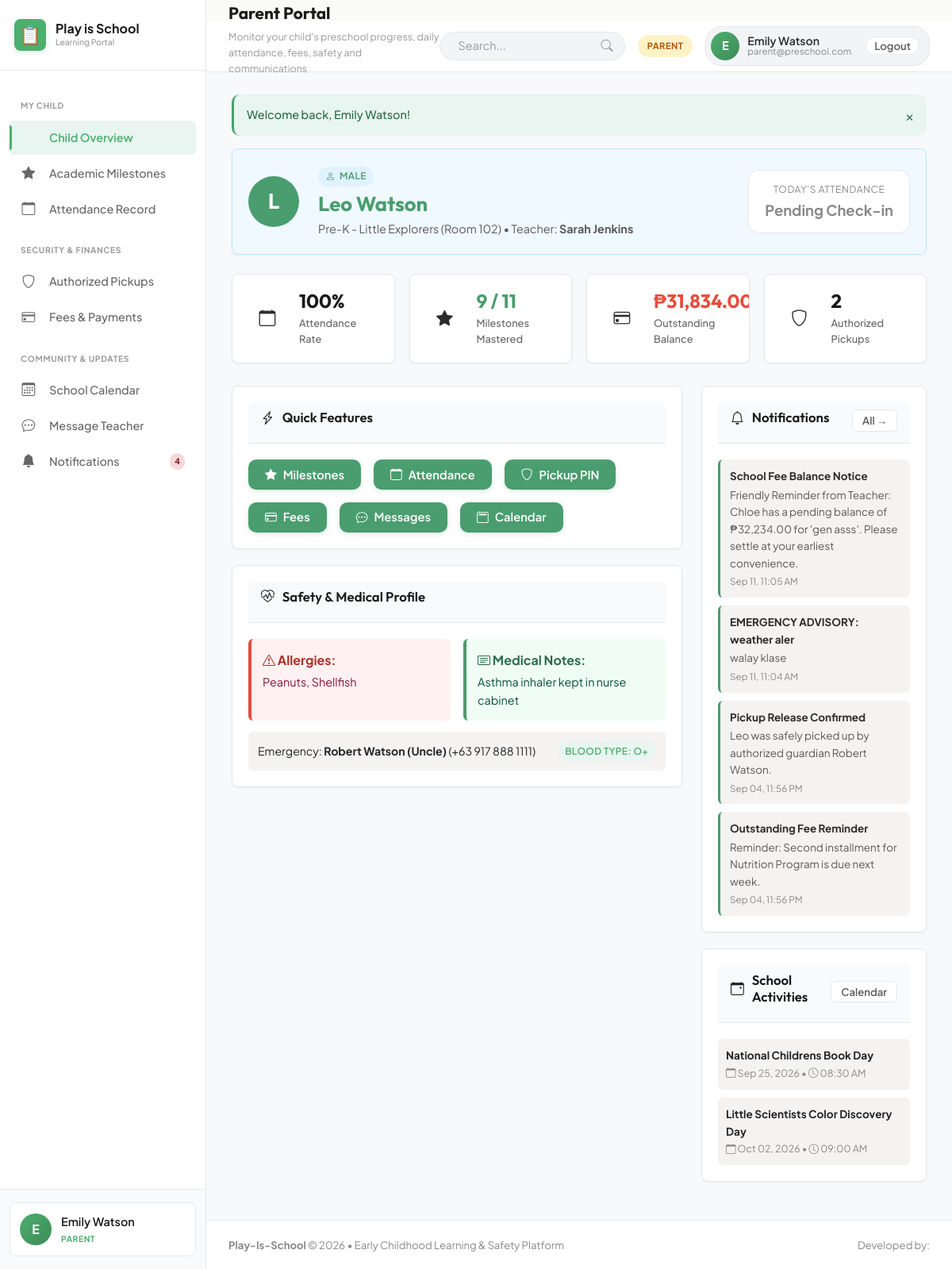
The app's page /parent/index.php (signed in) with its own data.
### tables this page shows
CREATE TABLE students (
            id INTEGER PRIMARY KEY AUTOINCREMENT,
            first_name TEXT NOT NULL,
            last_name TEXT NOT NULL,
            lrn TEXT UNIQUE,
            dob DATE NOT NULL,
            gender TEXT CHECK(gender IN ('Male', 'Female')),
            blood_type TEXT,
            classroom_id INTEGER,
            parent_id INTEGER,
            address TEXT,
            emergency_contact_name TEXT,
            emergency_contact_phone TEXT,
            allergies TEXT,
            medical_notes TEXT,
            enrollment_status TEXT DEFAULT 'enrolled' CHECK(enrollment_status IN ('enrolled', 'archived', 'withdrawn')),
            admission_date DATE,
            avatar TEXT,
            FOREIGN KEY (classroom_id) REFERENCES classrooms(id) ON DELETE SET NULL,
            FOREIGN KEY (parent_id) REFERENCES users(id) ON DELETE SET NULL
        );

CREATE TABLE classrooms (
            id INTEGER PRIMARY KEY AUTOINCREMENT,
            name TEXT NOT NULL,
            room_number TEXT,
            capacity INTEGER DEFAULT 20,
            teacher_id INTEGER,
            FOREIGN KEY (teacher_id) REFERENCES users(id) ON DELETE SET NULL
        );

CREATE TABLE users (
            id INTEGER PRIMARY KEY AUTOINCREMENT,
            name TEXT NOT NULL,
            email TEXT UNIQUE NOT NULL,
            password TEXT NOT NULL,
            role TEXT NOT NULL CHECK(role IN ('admin', 'teacher', 'parent')),
            phone TEXT,
            status TEXT NOT NULL DEFAULT 'active' CHECK(status IN ('active', 'pending_approval', 'archived', 'rejected')),
            avatar TEXT,
            created_at DATETIME DEFAULT CURRENT_TIMESTAMP,
            updated_at DATETIME DEFAULT CURRENT_TIMESTAMP
        );

CREATE TABLE notifications (
            id INTEGER PRIMARY KEY AUTOINCREMENT,
            user_id INTEGER NOT NULL,
            title TEXT NOT NULL,
            message TEXT NOT NULL,
            type TEXT DEFAULT 'info',
            link TEXT,
            is_read INTEGER DEFAULT 0,
            created_at DATETIME DEFAULT CURRENT_TIMESTAMP,
            FOREIGN KEY (user_id) REFERENCES users(id) ON DELETE CASCADE
        );

CREATE TABLE events (
            id INTEGER PRIMARY KEY AUTOINCREMENT,
            title TEXT NOT NULL,
            description TEXT,
            event_date DATE NOT NULL,
            start_time TIME,
            end_time TIME,
            location TEXT,
            event_type TEXT DEFAULT 'School Activity',
            created_by INTEGER,
            created_at DATETIME DEFAULT CURRENT_TIMESTAMP,
            FOREIGN KEY (created_by) REFERENCES users(id) ON DELETE SET NULL
        );

### config/config.php (called while the page is built, shortened)
<?php
function formatMoney($amount) {
    return '₱' . number_format((float)$amount, 2);
}
function formatDate($date, $format = 'M d, Y') {
    return date($format, strtotime($date));
}
function formatTime($time) {
    return date('h:i A', strtotime($time));
}

### parent/index.php (the view, shortened to what this page needs)
<?php
$db = getDB();
$parentId = $_SESSION['user_id'];
$childrenStmt = $db->prepare("
    SELECT s.*, c.name as class_name, c.room_number, u.name as teacher_name, u.phone as teacher_phone, u.email as teacher_email
    FROM students s
    LEFT JOIN classrooms c ON s.classroom_id = c.id
    LEFT JOIN users u ON c.teacher_id = u.id
    WHERE s.parent_id = ? AND s.enrollment_status = 'enrolled'
    ORDER BY s.id ASC
");
$childrenStmt->execute([$parentId]);
$children = $childrenStmt->fetchAll();
$child = $children[0] ?? null;
$childId = $child['id'] ?? 0;
$today = date('Y-m-d');
$todayAtt = null;
$attStats = ['present' => 0, 'total' => 0];
$milestonesMastered = 0;
$milestonesTotal = 0;
$feesBalance = 0;
$authorizedGuardiansCount = 0;
if ($childId) {
    $tAttStmt = $db->prepare("SELECT * FROM attendance WHERE student_id = ? AND date = ?");
    $tAttStmt->execute([$childId, $today]);
    $todayAtt = $tAttStmt->fetch();
    $totAttStmt = $db->prepare("SELECT COUNT(*) FROM attendance WHERE student_id = ?");
    $totAttStmt->execute([$childId]);
    $attStats['total'] = (int)$totAttStmt->fetchColumn();
    $prsAttStmt = $db->prepare("SELECT COUNT(*) FROM attendance WHERE student_id = ? AND status IN ('present', 'late')");
    $prsAttStmt->execute([$childId]);
    $attStats['present'] = (int)$prsAttStmt->fetchColumn();
    $mCountStmt = $db->prepare("SELECT COUNT(*) FROM student_milestones WHERE student_id = ? AND rating = 'mastered'");
    $mCountStmt->execute([$childId]);
    $milestonesMastered = (int)$mCountStmt->fetchColumn();
    $mTotStmt = $db->prepare("SELECT COUNT(*) FROM student_milestones WHERE student_id = ?");
    $mTotStmt->execute([$childId]);
    $milestonesTotal = (int)$mTotStmt->fetchColumn();
    $fStmt = $db->prepare("SELECT COALESCE(SUM(amount_due - amount_paid), 0) FROM student_fees WHERE student_id = ?");
    $fStmt->execute([$childId]);
    $feesBalance = (float)$fStmt->fetchColumn();
    $gStmt = $db->prepare("SELECT COUNT(*) FROM authorized_pickups WHERE student_id = ? AND is_active = 1");
    $gStmt->execute([$childId]);
    $authorizedGuardiansCount = (int)$gStmt->fetchColumn();
}
$attendanceRate = ($attStats['total'] > 0) ? round(($attStats['present'] / $attStats['total']) * 100) : 100;
$recentNotifs = $db->prepare("SELECT * FROM notifications WHERE user_id = ? ORDER BY id DESC LIMIT 4");
$recentNotifs->execute([$parentId]);
$notifications = $recentNotifs->fetchAll();
$events = $db->query("SELECT * FROM events WHERE event_date >= date('now') ORDER BY event_date ASC LIMIT 3")->fetchAll();
require_once dirname(__DIR__) . '/includes/header.php';
?>
<?php if (!$child): ?>
    <div class="card" style="text-align: center; padding: 48px;">
        <div style="font-size: 2.5rem; margin-bottom: 12px;"><i class="bi bi-info-circle"></i></div>
        <h3>Welcome to <?= APP_NAME ?>!</h3>
        <p style="color: var(--text-secondary); max-width: 500px; margin: 8px auto 20px;">
            Your account is active. Once the school administration links your enrolled child's file to your parent account, your child's milestones, attendance, and safety dashboard will appear here.
        </p>
        <span class="badge badge-info" style="font-size: 0.85rem; padding: 8px 16px;">
            Account Status: Active & Verified
        </span>
    </div>
<?php else: ?>
    <div class="card" style="background: #F0F9FF; border: 1px solid #BFE7FF; margin-bottom: 24px;">
        <div class="d-flex justify-between align-center" style="flex-wrap: wrap; gap: 20px;">
            <div class="d-flex align-center gap-4">
                <div style="width: 64px; height: 64px; border-radius: 50%; background: var(--primary); color: #FFFFFF; font-size: 1.6rem; font-weight: 800; display: flex; align-items: center; justify-content: center;">
                    <?= strtoupper(substr($child['first_name'], 0, 1)) ?>
                </div>
                <div>
                    <span class="badge" style="background: #E0F2FE; color: var(--primary); margin-bottom: 6px;">
                        <i class="bi bi-person"></i> <?= htmlspecialchars($child['gender']) ?>
                    </span>
                    <h2 style="color: var(--primary); font-size: 1.6rem; margin: 0;">
                        <?= htmlspecialchars($child['first_name'] . ' ' . $child['last_name']) ?>
                    </h2>
                    <div style="color: var(--text-secondary); font-size: 0.9rem; margin-top: 4px;">
                        <?= htmlspecialchars($child['class_name'] ?? 'Class') ?> (<?= htmlspecialchars($child['room_number'] ?? 'Room') ?>) • Teacher: <strong><?= htmlspecialchars($child['teacher_name'] ?? 'Assigned') ?></strong>
                    </div>
                </div>
            </div>
            <div style="background: #FFFFFF; padding: 14px 20px; border-radius: var(--radius-lg); text-align: center; border: 1px solid #E5E7EB;">
                <div style="font-size: 0.75rem; text-transform: uppercase; letter-spacing: 0.05em; color: var(--text-muted);">Today's Attendance</div>
                <?php if ($todayAtt && in_array($todayAtt['status'], ['present', 'late'])): ?>
                    <div style="font-size: 1.25rem; font-weight: 800; color: var(--mint); margin-top: 2px;">
                        <i class="bi bi-check-circle"></i> <?= strtoupper($todayAtt['status']) ?>
                    </div>
                    <small style="font-size: 0.75rem; color: var(--text-muted);">In at <?= formatTime($todayAtt['time_in']) ?></small>
                <?php else: ?>
                    <div style="font-size: 1.15rem; font-weight: 700; color: var(--text-muted); margin-top: 2px;">
                        Pending Check-in
                    </div>
                <?php endif; ?>
            </div>
        </div>
    </div>
    <div class="stat-grid">
        <div class="stat-card">
            <i class="stat-icon-wrapper bi bi-calendar"></i>
            <div class="stat-content">
                <div class="stat-value"><?= $attendanceRate ?>%</div>
                <div class="stat-label">Attendance Rate</div>
            </div>
        </div>
        <div class="stat-card">
            <i class="stat-icon-wrapper bi bi-star-fill"></i>
            <div class="stat-content">
                <div class="stat-value" style="color: var(--mint);"><?= $milestonesMastered ?> / <?= $milestonesTotal ?></div>
                <div class="stat-label">Milestones Mastered</div>
            </div>
        </div>
        <div class="stat-card">
            <i class="stat-icon-wrapper bi bi-credit-card"></i>
            <div class="stat-content">
                <div class="stat-value" style="color: <?= $feesBalance > 0 ? 'var(--rose)' : 'var(--mint)' ?>;">
                    <?= formatMoney($feesBalance) ?>
                </div>
                <div class="stat-label"><?= $feesBalance > 0 ? 'Outstanding Balance' : 'Fees Settled' ?></div>
            </div>
        </div>
        <div class="stat-card">
            <i class="stat-icon-wrapper bi bi-shield"></i>
            <div class="stat-content">
                <div class="stat-value"><?= $authorizedGuardiansCount ?></div>
                <div class="stat-label">Authorized Pickups</div>
            </div>
        </div>
    </div>
    <div style="display: grid; grid-template-columns: 2fr 1fr; gap: 24px;">
        <div>
            <div class="card">
                <div class="card-header">
                    <h3 class="card-title"><i class="bi bi-lightning-charge"></i> Quick Features</h3>
                </div>
                <div class="d-flex gap-3" style="flex-wrap: wrap;">
                    <a href="progress.php" class="btn btn-primary">
                        <i class="bi bi-star-fill"></i> Milestones
                    </a>
                    <a href="attendance.php" class="btn btn-primary">
                        <i class="bi bi-calendar"></i> Attendance
                    </a>
                    <a href="pickups.php" class="btn btn-primary">
                        <i class="bi bi-shield"></i> Pickup PIN
                    </a>
                    <a href="fees.php" class="btn btn-primary">
                        <i class="bi bi-credit-card"></i> Fees
                    </a>
                    <a href="messages.php" class="btn btn-primary">
                        <i class="bi bi-chat-dots"></i> Messages
                    </a>
                    <a href="calendar.php" class="btn btn-primary">
                        <i class="bi bi-calendar2"></i> Calendar
                    </a>
                </div>
            </div>
            <div class="card">
                <div class="card-header">
                    <h3 class="card-title">
                        <i class="bi bi-heart-pulse"></i> Safety & Medical Profile
                    </h3>
                </div>
                <div style="display: grid; grid-template-columns: 1fr 1fr; gap: 16px;">
                    <div style="background: #FFF1F2; border-left: 4px solid var(--rose); padding: 14px; border-radius: var(--radius-sm);">
                        <strong style="color: var(--rose-dark);"><i class="bi bi-exclamation-triangle"></i> Allergies:</strong>
                        <p style="margin: 4px 0 0; color: #881337; font-size: 0.9rem;">
                            <?= htmlspecialchars($child['allergies'] ?: 'None recorded.') ?>
                        </p>
                    </div>
                    <div style="background: #F0FDF4; border-left: 4px solid var(--mint); padding: 14px; border-radius: var(--radius-sm);">
                        <strong style="color: var(--mint-dark);"><i class="bi bi-card-text"></i> Medical Notes:</strong>
                        <p style="margin: 4px 0 0; color: #064E3B; font-size: 0.9rem;">
                            <?= htmlspecialchars($child['medical_notes'] ?: 'None on file.') ?>
                        </p>
                    </div>
                </div>
                <div style="margin-top: 14px; padding: 12px; background: var(--bg-card-subtle); border-radius: var(--radius-sm); font-size: 0.88rem; display: flex; justify-content: space-between; align-items: center; flex-wrap: wrap; gap: 10px;">
                    <div>
                        Emergency: <strong><?= htmlspecialchars($child['emergency_contact_name'] ?? 'Not listed') ?></strong> (<?= htmlspecialchars($child['emergency_contact_phone'] ?? '') ?>)
                    </div>
                    <span class="badge badge-primary">Blood Type: <?= htmlspecialchars($child['blood_type'] ?: 'N/A') ?></span>
                </div>
            </div>
        </div>
        <div>
            <div class="card">
                <div class="card-header">
                    <h3 class="card-title">
                        <i class="bi bi-bell"></i> Notifications
                    </h3>
                    <a href="notifications.php" class="btn btn-secondary btn-sm">All &rarr;</a>
                </div>
                <?php if (empty($notifications)): ?>
                    <p style="color: var(--text-muted); font-size: 0.88rem; text-align: center; padding: 14px;">No new notifications.</p>
                <?php else: ?>
                    <div style="display: flex; flex-direction: column; gap: 10px;">
                        <?php foreach ($notifications as $notif): ?>
                            <div style="padding: 10px 12px; background: var(--bg-card-subtle); border-radius: var(--radius-sm); font-size: 0.84rem; border-left: 3px solid var(--primary);">
                                <strong style="color: var(--text-primary); display: block; margin-bottom: 2px;">
                                    <?= htmlspecialchars($notif['title']) ?>
                                </strong>
                                <div style="color: var(--text-secondary);"><?= htmlspecialchars($notif['message']) ?></div>
                                <small style="color: var(--text-muted); display: block; margin-top: 4px;"><?= formatDate($notif['created_at'], 'M d, h:i A') ?></small>
                            </div>
                        <?php endforeach; ?>
                    </div>
                <?php endif; ?>
            </div>
            <div class="card">
                <div class="card-header">
                    <h3 class="card-title">
                        <i class="bi bi-calendar-event"></i> School Activities
                    </h3>
                    <a href="calendar.php" class="btn btn-secondary btn-sm">Calendar</a>
                </div>
                <div style="display: flex; flex-direction: column; gap: 10px;">
                    <?php foreach ($events as $evt): ?>
                        <div style="padding: 10px; background: var(--bg-card-subtle); border-radius: var(--radius-sm); font-size: 0.85rem;">
                            <strong><?= htmlspecialchars($evt['title']) ?></strong>
                            <div style="font-size: 0.78rem; color: var(--text-muted); margin-top: 2px;">
                                <i class="bi bi-calendar"></i> <?= formatDate($evt['event_date']) ?> • <i class="bi bi-clock"></i> <?= formatTime($evt['start_time']) ?>
                            </div>
                        </div>
                    <?php endforeach; ?>
                </div>
            </div>
        </div>
    </div>
<?php endif; ?>
<?php require_once dirname(__DIR__) . '/includes/footer.php'; ?>

### records on screen
students: first_name "L", gender "MALE", first_name+last_name "Leo Watson", allergies "Peanuts, Shellfish", medical_notes "Asthma inhaler kept in nurse cabinet", emergency_contact_name "Robert Watson (Uncle)", emergency_contact_phone "+63 917 888 1111", blood_type "O+"
classrooms: name "Pre-K - Little Explorers", room_number "Room 102"
users: name "Sarah Jenkins"
notifications: title "School Fee Balance Notice", message "Friendly Reminder from Teacher: Chloe has a pending balance of ₱32,234.00 for 'gen asss'. Please settle at your earliest convenience.", created_at "Sep 11, 11:05 AM"
notifications: title "EMERGENCY ADVISORY: weather aler", message "walay klase", created_at "Sep 11, 11:04 AM"
notifications: title "Pickup Release Confirmed", message "Leo was safely picked up by authorized guardian Robert Watson.", created_at "Sep 04, 11:56 PM"
notifications: title "Outstanding Fee Reminder", message "Reminder: Second installment for Nutrition Program is due next week.", created_at "Sep 04, 11:56 PM"
events: title "National Childrens Book Day", event_date "Sep 25, 2026", start_time "08:30 AM"
events: title "Little Scientists Color Discovery Day", event_date "Oct 02, 2026", start_time "09:00 AM"

### other values on screen
$unreadNotifs "4"
substr($user['name'] ?? 'U', 0, 1) "E"
$user['name'] "Emily Watson"
$role "PARENT"
$pageTitle "Parent Portal"
$pageSubtitle "Monitor your child's preschool progress, daily attendance, fees, safety and communications"
$user['email'] "parent@preschool.com"
$flash['message'] "Welcome back, Emily Watson!"
$attendanceRate "100"
$milestonesMastered "9"
$milestonesTotal "11"
$authorizedGuardiansCount "2"
APP_NAME "Play-Is-School"
